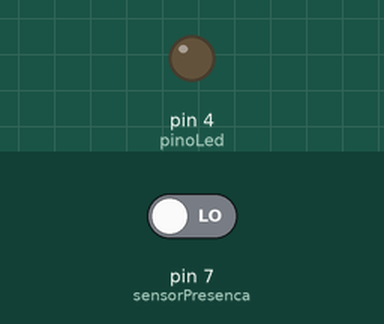
Simulated run of this sketch. Board: Arduino Uno, built with avr-gcc and run on an emulated ATmega328P. Shown: output pins drawn as LEDs (lit = HIGH). The inputs (shaded band) are chosen by the test bench; at power-on: pin 7 (sensorPresenca) LOW.

Above: at 1.2 s.
1.3 s: pin 7 (sensorPresenca) driven HIGH
At 1.7 s:
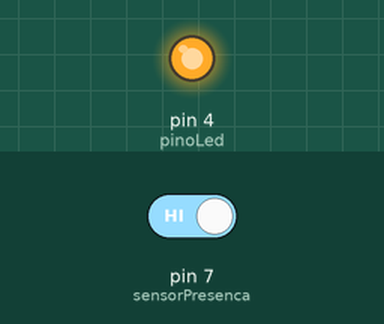
Timing chart, 0 to 4.3 s (numbered marks = the images above; inputs shaded):
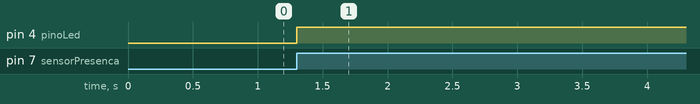

Measured:
- after the input at 1.3 s, pin 4 (pinoLed): LOW → HIGH at once

The sketch:

lendo_o_sensor_de_presen_a1.ino
```cpp
// C++ code
//

int pinoLed = 4;
int sensorPresenca = 7;


void setup()
{
  pinMode(pinoLed, OUTPUT);
  pinMode(sensorPresenca, INPUT);

}

void loop()
{

  if(digitalRead(sensorPresenca)== HIGH){
  digitalWrite(pinoLed, HIGH);
  delay(5000);
  }else{
  digitalWrite(pinoLed, LOW);
  }
}
```
